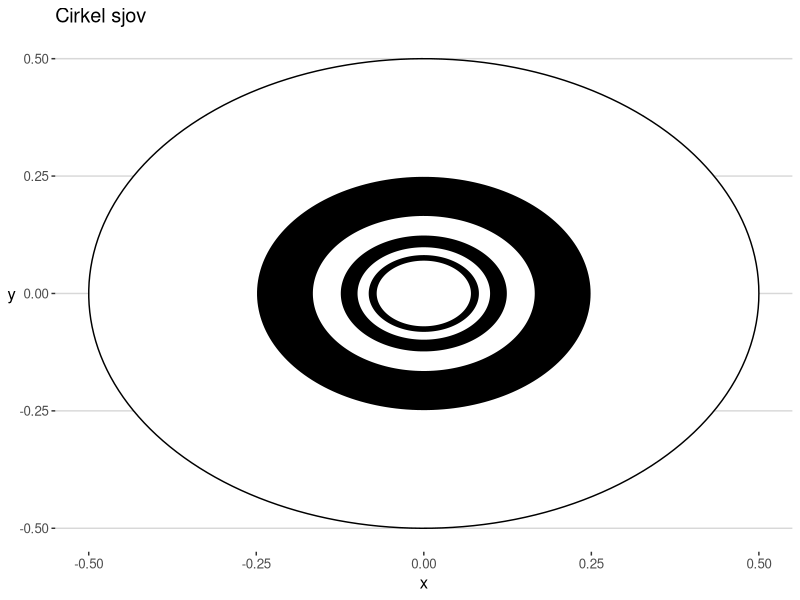

Write R code to recreate this figure.
library(ggplot2)
library(ggthemes)

circleFunc <- 
  function(center = c(0,0), diameter = 1, npoints = 200, start = 0, end = 2*pi) {
    tt <- seq(start, end, length.out = npoints)
    data.frame(x = center[1] + diameter / 2 * cos(tt),
               y = center[2] + diameter / 2 * sin(tt))
  }

p <- ggplot(circleFunc(), aes(x,y))
p <- p + geom_polygon(fill = "white", color = "black")
p <- p + geom_polygon(aes(x/2, y/2), fill = "black", color = "white")
p <- p + geom_polygon(aes(x/3, y/3), fill = "white", color = "black")
p <- p + geom_polygon(aes(x/4, y/4), fill = "black", color = "white")
p <- p + geom_polygon(aes(x/5, y/5), fill = "white", color = "black")
p <- p + geom_polygon(aes(x/6, y/6), fill = "black", color = "white")
p <- p + geom_polygon(aes(x/7, y/7), fill = "white", color = "black")
p <- p + ggtitle("Cirkel sjov")
p <- p + theme(axis.title.y = element_text(angle=0,vjust = 0.5)) 
p <- p + theme_hc()
p

